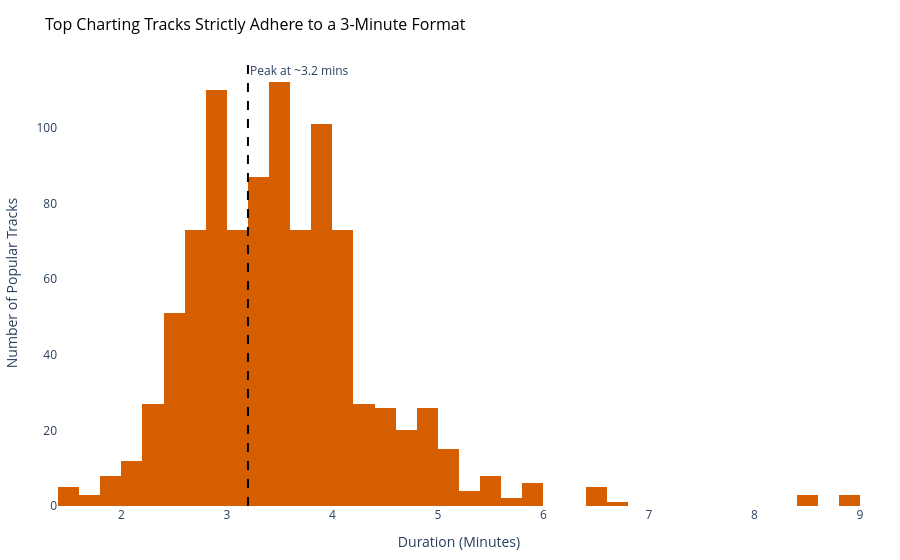

Write notebook code for a chart like this one.
### Code cell
# Insight: Popular songs have a tight distribution around 3 to 3.5 minutes
popular_tracks = df[df['popularity'] > 80]

fig = px.histogram(popular_tracks, x='duration_min', nbins=50,
                   title='Top Charting Tracks Strictly Adhere to a 3-Minute Format',
                   color_discrete_sequence=[CVD_ORANGE])

fig = apply_clean_theme(fig)
fig.update_layout(xaxis_title="Duration (Minutes)", yaxis_title="Number of Popular Tracks")
# Add direct annotation
fig.add_vline(x=3.2, line_dash="dash", line_color="black", annotation_text="Peak at ~3.2 mins")
fig.show()

### Figure 1 — Plotly figure (JSON) as saved in the notebook; plotly's stock layout.template omitted (floating-point values rounded to 4 significant figures; data arrays with more than 128 entries replaced by an {"elided": "..."} marker saying what was removed)
{"data": [{"bingroup": "x", "hovertemplate": "duration_min=%{x}<br>count=%{y}<extra></extra>", "legendgroup": "", "marker": {"color": "#D55E00", "pattern": {"shape": ""}}, "name": "", "nbinsx": 50, "orientation": "v", "showlegend": false, "type": "histogram", "x": {"elided": "954 float values"}, "xaxis": "x", "yaxis": "y"}], "layout": {"annotations": [{"showarrow": false, "text": "Peak at ~3.2 mins", "x": 3.2, "xanchor": "left", "xref": "x", "y": 1, "yanchor": "top", "yref": "y domain"}], "barmode": "relative", "legend": {"tracegroupgap": 0}, "margin": {"b": 40, "l": 40, "r": 40, "t": 60}, "paper_bgcolor": "white", "plot_bgcolor": "white", "shapes": [{"line": {"color": "black", "dash": "dash"}, "type": "line", "x0": 3.2, "x1": 3.2, "xref": "x", "y0": 0, "y1": 1, "yref": "y domain"}], "title": {"font": {"color": "black", "size": 16}, "pad": {"b": 20}, "text": "Top Charting Tracks Strictly Adhere to a 3-Minute Format"}, "xaxis": {"anchor": "y", "domain": [0, 1], "showgrid": false, "title": {"text": "Duration (Minutes)"}, "zeroline": false}, "yaxis": {"anchor": "x", "domain": [0, 1], "showgrid": false, "title": {"text": "Number of Popular Tracks"}, "zeroline": false}}}
